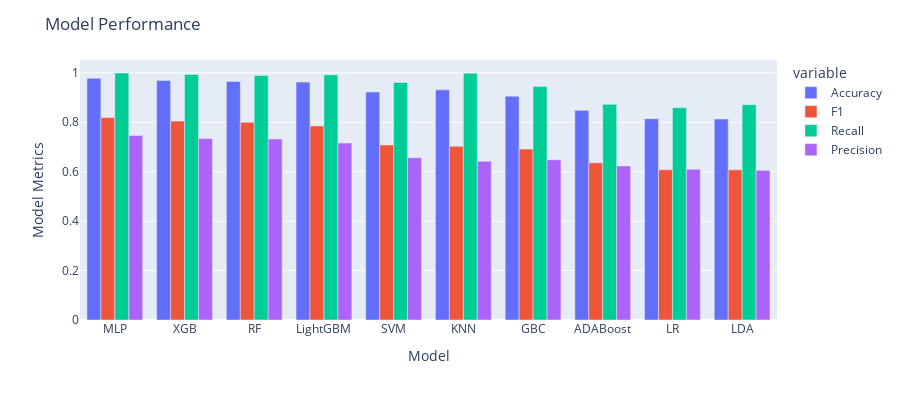

The code cell stored with this chart in its notebook:
### Code cell
models = get_model()
names,results,result_df= bl_performance(X_train_prepared_PCA, y_train.values.ravel(),models)

result_df.sort_values(by='F1',ascending=False,inplace=True)

import plotly.express as px
df = px.data.tips()
fig = px.bar(result_df, x="Model", y=['Accuracy','F1','Recall','Precision'], barmode='group',
             height=400)

fig.update_yaxes(title_text="Model Metrics")
fig.update_layout(
    title_text="Model Performance"
)
fig.show()

### Figure 1 — Plotly figure (JSON) as saved in the notebook; plotly's stock layout.template omitted (floating-point values rounded to 4 significant figures)
{"data": [{"alignmentgroup": "True", "hovertemplate": "variable=Accuracy<br>Model=%{x}<br>value=%{y}<extra></extra>", "legendgroup": "Accuracy", "marker": {"color": "#636efa"}, "name": "Accuracy", "offsetgroup": "Accuracy", "orientation": "v", "showlegend": true, "textposition": "auto", "type": "bar", "x": ["MLP", "XGB", "RF", "LightGBM", "SVM", "KNN", "GBC", "ADABoost", "LR", "LDA"], "xaxis": "x", "y": [0.9776, 0.9688, 0.9652, 0.9625, 0.9223, 0.9311, 0.9054, 0.8481, 0.8144, 0.8129], "yaxis": "y"}, {"alignmentgroup": "True", "hovertemplate": "variable=F1<br>Model=%{x}<br>value=%{y}<extra></extra>", "legendgroup": "F1", "marker": {"color": "#EF553B"}, "name": "F1", "offsetgroup": "F1", "orientation": "v", "showlegend": true, "textposition": "auto", "type": "bar", "x": ["MLP", "XGB", "RF", "LightGBM", "SVM", "KNN", "GBC", "ADABoost", "LR", "LDA"], "xaxis": "x", "y": [0.8189, 0.8046, 0.8001, 0.785, 0.7084, 0.7033, 0.6914, 0.636, 0.6081, 0.6075], "yaxis": "y"}, {"alignmentgroup": "True", "hovertemplate": "variable=Recall<br>Model=%{x}<br>value=%{y}<extra></extra>", "legendgroup": "Recall", "marker": {"color": "#00cc96"}, "name": "Recall", "offsetgroup": "Recall", "orientation": "v", "showlegend": true, "textposition": "auto", "type": "bar", "x": ["MLP", "XGB", "RF", "LightGBM", "SVM", "KNN", "GBC", "ADABoost", "LR", "LDA"], "xaxis": "x", "y": [0.9992, 0.9933, 0.9895, 0.9919, 0.9609, 0.9981, 0.9442, 0.8723, 0.8587, 0.871], "yaxis": "y"}, {"alignmentgroup": "True", "hovertemplate": "variable=Precision<br>Model=%{x}<br>value=%{y}<extra></extra>", "legendgroup": "Precision", "marker": {"color": "#ab63fa"}, "name": "Precision", "offsetgroup": "Precision", "orientation": "v", "showlegend": true, "textposition": "auto", "type": "bar", "x": ["MLP", "XGB", "RF", "LightGBM", "SVM", "KNN", "GBC", "ADABoost", "LR", "LDA"], "xaxis": "x", "y": [0.7468, 0.7341, 0.732, 0.7159, 0.6564, 0.6426, 0.6483, 0.6232, 0.6096, 0.6053], "yaxis": "y"}], "layout": {"barmode": "group", "height": 400, "legend": {"title": {"text": "variable"}, "tracegroupgap": 0}, "margin": {"t": 60}, "title": {"text": "Model Performance"}, "xaxis": {"anchor": "y", "domain": [0, 1], "title": {"text": "Model"}}, "yaxis": {"anchor": "x", "domain": [0, 1], "title": {"text": "Model Metrics"}}}}
